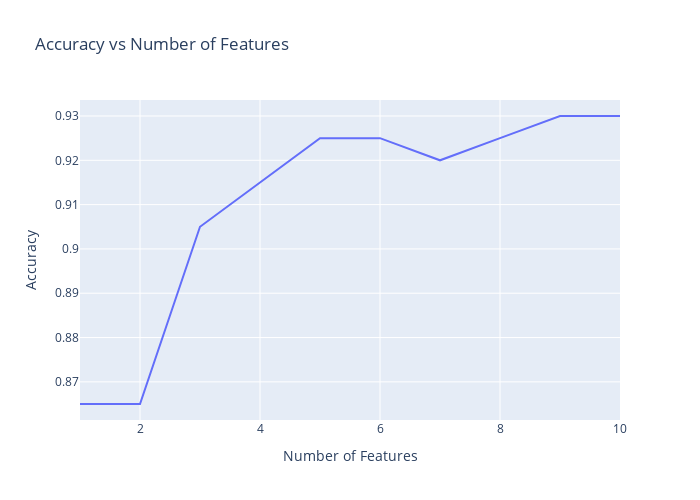

Here is the notebook cell this chart was saved with:
### Markdown cell above
### Accuracy vs number of features used in the adaboost classifier.

### Code cell
fig = px.line(x=num_features, y=accuracy, title='Accuracy vs Number of Features')
# change the names of the x-axis and y-axis
fig.update_xaxes(title_text='Number of Features')
fig.update_yaxes(title_text='Accuracy')
# adjust the size of the figure
fig.update_layout(
    autosize=False,
    width=700,
    height=500,
)
fig.show()

### Figure 1 — Plotly figure (JSON) as saved in the notebook; plotly's stock layout.template omitted (floating-point values rounded to 4 significant figures)
{"data": [{"hovertemplate": "x=%{x}<br>y=%{y}<extra></extra>", "legendgroup": "", "line": {"color": "#636efa", "dash": "solid"}, "marker": {"symbol": "circle"}, "mode": "lines", "name": "", "orientation": "v", "showlegend": false, "type": "scatter", "x": [1, 2, 3, 4, 5, 6, 7, 8, 9, 10], "xaxis": "x", "y": [0.865, 0.865, 0.905, 0.915, 0.925, 0.925, 0.92, 0.925, 0.93, 0.93], "yaxis": "y"}], "layout": {"autosize": false, "height": 500, "legend": {"tracegroupgap": 0}, "title": {"text": "Accuracy vs Number of Features"}, "width": 700, "xaxis": {"anchor": "y", "domain": [0, 1], "title": {"text": "Number of Features"}}, "yaxis": {"anchor": "x", "domain": [0, 1], "title": {"text": "Accuracy"}}}}
